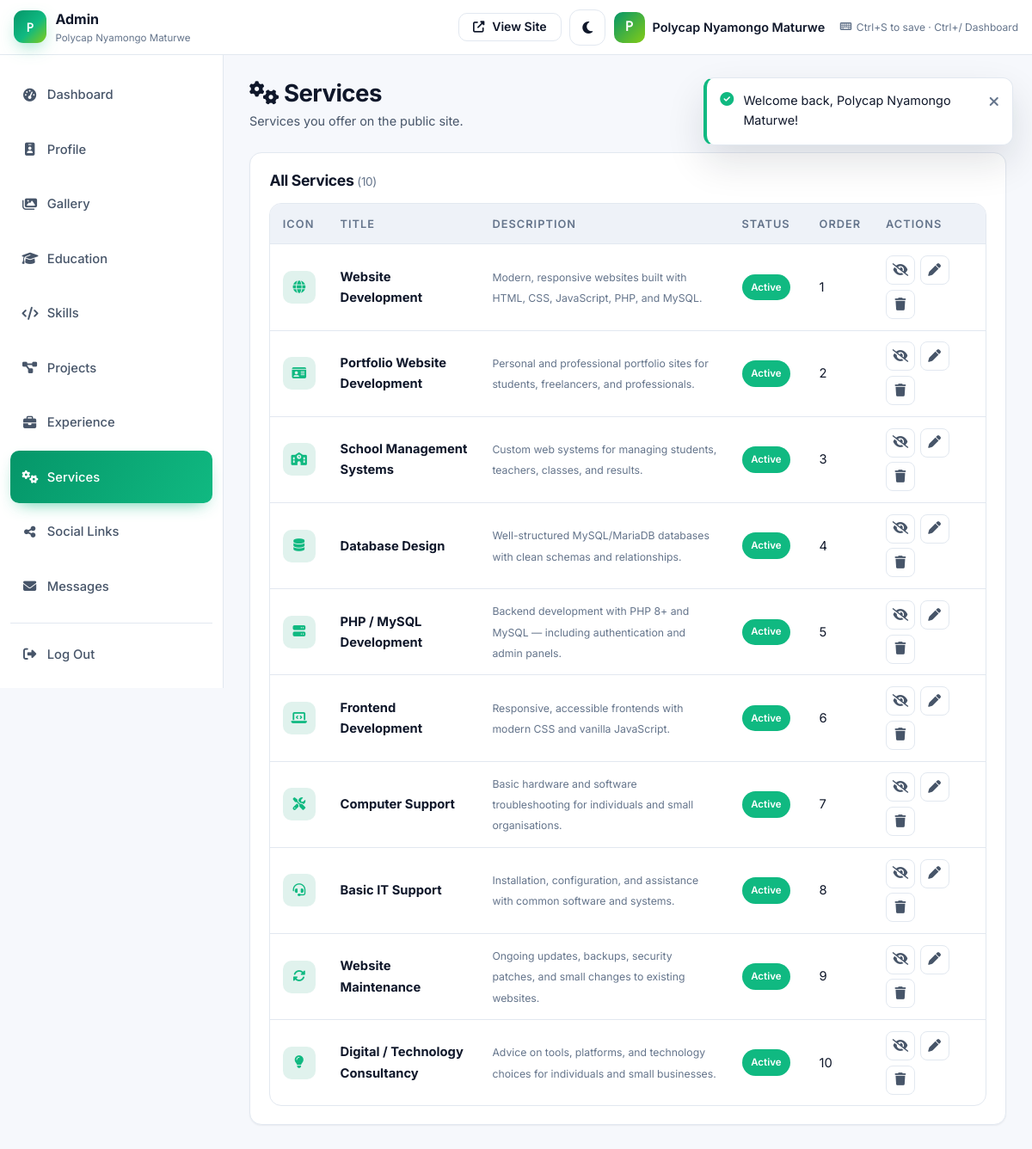
Screenshot of /admin/services.php (signed in) with the database file from the repository.
### tables this page shows
CREATE TABLE `services` (
  `id`            INT UNSIGNED NOT NULL AUTO_INCREMENT,
  `title`         VARCHAR(120) NOT NULL,
  `description`   TEXT         DEFAULT NULL,
  `icon_class`    VARCHAR(80)  NOT NULL DEFAULT 'fa-cogs',
  `display_order` INT          NOT NULL DEFAULT 0,
  `is_active`     TINYINT(1)   NOT NULL DEFAULT 1,
  `created_at`    TIMESTAMP    NOT NULL DEFAULT CURRENT_TIMESTAMP,
  `updated_at`    TIMESTAMP    NOT NULL DEFAULT CURRENT_TIMESTAMP ON UPDATE CURRENT_TIMESTAMP,
  PRIMARY KEY (`id`)
);

### includes/functions.php (called while the page is built, shortened)
<?php
function e($value): string
{
    return htmlspecialchars((string)($value ?? ''), ENT_QUOTES | ENT_SUBSTITUTE, 'UTF-8');
}
function clean($value): string
{
    return trim((string)($value ?? ''));
}
function url(string $path = '/'): string
{
    $base = rtrim(APP_URL, '/');
    return $base . '/' . ltrim($path, '/');
}
function excerpt(?string $text, int $length = 120): string
{
    $text = trim((string)$text);
    if (mb_strlen($text) <= $length) return $text;
    return mb_substr($text, 0, $length - 1) . '…';
}

### admin/services.php (the view, shortened to what this page needs)
<?php
$pdo    = getDB();
$action = clean($_GET['action'] ?? 'list');
$rows = $pdo->query('SELECT * FROM services ORDER BY display_order, id')->fetchAll();
$editing = null;
$iconSuggestions = [
    ['fas fa-globe',         'Website'],
    ['fas fa-id-card',       'Portfolio'],
    ['fas fa-school',        'School Sys'],
    ['fas fa-database',      'Database'],
    ['fas fa-server',        'Backend'],
    ['fas fa-laptop-code',   'Frontend'],
    ['fas fa-tools',         'Support'],
    ['fas fa-headset',       'IT Help'],
    ['fas fa-sync-alt',      'Maintenance'],
    ['fas fa-lightbulb',     'Consulting'],
    ['fas fa-mobile-alt',    'Mobile'],
    ['fas fa-shield-alt',    'Security'],
    ['fas fa-code',          'Code'],
    ['fas fa-cloud',         'Cloud'],
    ['fas fa-rocket',        'Launch'],
    ['fas fa-chart-line',    'Analytics'],
];
require_once __DIR__ . '/partials/admin_header.php';
require_once __DIR__ . '/partials/admin_sidebar.php';
?>
<div class="admin-page-head">
    <div>
        <h1><i class="fas fa-cogs"></i> Services</h1>
        <p>Services you offer on the public site.</p>
    </div>
    <div class="actions">
        <?php if ($action === 'list'): ?>
            <a href="<?= url('/admin/services.php?action=new') ?>" class="btn btn--primary btn--sm">
            </a>
        <?php else: ?>
            <a href="<?= url('/admin/services.php') ?>" class="btn btn--ghost btn--sm">
                <i class="fas fa-list"></i> Back to list
            </a>
        <?php endif; ?>
    </div>
</div>
<?php if ($action === 'new' || $action === 'edit'): ?>
    <?php
      $val = function (string $key, $default = '') use ($editing) {
          if (old($key) !== '') return old($key);
          return $editing[$key] ?? $default;
      };
      $curIcon = $val('icon_class', 'fas fa-cogs');
    ?>
    <form method="post" class="panel">
        <?= csrfField() ?>
        <input type="hidden" name="form_action" value="save">
        <input type="hidden" name="id" value="<?= (int)($editing['id'] ?? 0) ?>">
        <div class="panel__head">
            <h2><?= $action === 'edit' ? 'Edit' : 'New' ?> Service</h2>
        </div>
        <div class="admin-form">
            <div class="grid-2">
                <div class="form-group">
                    <label for="title">Title *</label>
                    <input class="form-control" type="text" id="title" name="title"
                           value="<?= e($val('title')) ?>" required maxlength="120">
                </div>
                <div class="form-group" style="max-width:220px">
                    <label for="display_order">Display Order</label>
                    <input class="form-control" type="number" id="display_order" name="display_order"
                           value="<?= e($val('display_order', '0')) ?>">
                </div>
            </div>
            <div class="form-group">
                <label for="description">Description</label>
                <textarea class="form-control" id="description" name="description" rows="3"><?= e($val('description')) ?></textarea>
            </div>
            <div class="form-group">
                <label for="icon_class">Icon</label>
                <div class="grid-2" style="align-items:center;">
                    <div style="display:flex;align-items:center;gap:1rem;">
                        <div class="img-preview__thumb" id="iconPreview" style="font-size:1.6rem;color:var(--brand-2);">
                            <i class="<?= e($curIcon) ?>"></i>
                        </div>
                        <input class="form-control" type="text" id="icon_class" name="icon_class"
                               value="<?= e($curIcon) ?>" placeholder="fas fa-cogs"
                               oninput="document.querySelector('#iconPreview i').className = this.value;">
                    </div>
                </div>
                <div class="hint">Click a suggestion below to fill the field. Font Awesome class names.</div>
                <div style="display:flex;flex-wrap:wrap;gap:.4rem;margin-top:.6rem;">
                    <?php foreach ($iconSuggestions as [$cls, $label]): ?>
                        <button type="button" class="chip icon-pick"
                                data-icon="<?= e($cls) ?>"
                                title="<?= e($label) ?>"
                                style="cursor:pointer;border:1px solid var(--border);padding:.35rem .65rem;">
                            <i class="<?= e($cls) ?>"></i> <span><?= e($label) ?></span>
                        </button>
                    <?php endforeach; ?>
                </div>
            </div>
            <div class="form-group">
                <label>Status</label>
                <label style="display:flex;align-items:center;gap:.5rem;font-weight:500;color:var(--text);">
                    <input type="checkbox" name="is_active" value="1"
                           <?= ($action === 'new' || (int)$val('is_active', 1)) ? 'checked' : '' ?>>
                    Show on public site
                </label>
            </div>
        </div>
        <div class="admin-form-actions">
            <button type="submit" class="btn btn--primary">
                <i class="fas fa-save"></i> <?= $action === 'edit' ? 'Update' : 'Create' ?>
            </button>
            <a href="<?= url('/admin/services.php') ?>" class="btn btn--ghost">Cancel</a>
        </div>
    </form>
    <script>
    document.querySelectorAll('.icon-pick').forEach(btn => {
        btn.addEventListener('click', () => {
            const cls = btn.dataset.icon;
            const input = document.getElementById('icon_class');
            input.value = cls;
            document.querySelector('#iconPreview i').className = cls;
        });
    });
    </script>
<?php else: ?>
    <div class="panel">
        <div class="panel__head">
            <h2>
                All Services
                <span class="muted" style="font-weight:400;font-size:.85rem;">(<?= count($rows) ?>)</span>
            </h2>
        </div>
        <?php if ($rows): ?>
            <div class="table-wrap">
                <table class="admin-table">
                    <thead>
                        <tr>
                            <th style="width:50px;">Icon</th>
                            <th>Title</th>
                            <th>Description</th>
                            <th style="width:90px;">Status</th>
                            <th style="width:70px;">Order</th>
                            <th style="width:130px;">Actions</th>
                        </tr>
                    </thead>
                    <tbody>
                        <?php foreach ($rows as $r): ?>
                            <tr>
                                <td>
                                    <div style="width:38px;height:38px;border-radius:10px;display:grid;place-items:center;background:color-mix(in srgb,var(--brand-1) 12%, transparent);color:var(--brand-2);">
                                        <i class="<?= e($r['icon_class'] ?: 'fas fa-cogs') ?>"></i>
                                    </div>
                                </td>
                                <td><strong><?= e($r['title']) ?></strong></td>
                                <td><small class="muted"><?= e(excerpt($r['description'] ?? '', 90)) ?></small></td>
                                <td>
                                    <?php if ((int)$r['is_active']): ?>
                                        <span class="badge" style="background:#10b981;color:#fff;border-color:transparent;">Active</span>
                                    <?php else: ?>
                                        <span class="badge">Hidden</span>
                                    <?php endif; ?>
                                </td>
                                <td><?= (int)$r['display_order'] ?></td>
                                <td>
                                    <div class="row-actions">
                                        <form method="post" action="<?= url('/admin/services.php') ?>" style="display:inline">
                                            <button type="submit" class="btn-icon" title="<?= $r['is_active'] ? 'Hide' : 'Activate' ?>">
                                                <i class="fas <?= $r['is_active'] ? 'fa-eye-slash' : 'fa-eye' ?>"></i>
                                            </button>
                                        </form>
                                        <a class="btn-icon"
                                           href="<?= url('/admin/services.php?action=edit&id=' . (int)$r['id']) ?>"
                                           title="Edit">
                                            <i class="fas fa-pen"></i>
                                        </a>
                                        <form method="post"
                                              action="<?= url('/admin/services.php') ?>"
                                              style="display:inline"
                                              onsubmit="return confirm('Delete this service?');">
                                            <button type="submit" class="btn-icon btn-icon--danger" title="Delete">
                                                <i class="fas fa-trash"></i>
                                            </button>
                                        </form>
                                    </div>
                                </td>
                            </tr>
                        <?php endforeach; ?>
                    </tbody>
                </table>
            </div>
        <?php endif; ?>
    </div>
<?php endif; ?>
<?php require_once __DIR__ . '/partials/admin_footer.php'; ?>

### rows the page displays
services: title "Website Development", description "Modern, responsive websites built with HTML, CSS, JavaScript, PHP, and MySQL.", is_active "Active", display_order "1"
services: title "Portfolio Website Development", description "Personal and professional portfolio sites for students, freelancers, and professionals.", is_active "Active", display_order "2"
services: title "School Management Systems", description "Custom web systems for managing students, teachers, classes, and results.", is_active "Active", display_order "3"
services: title "Database Design", description "Well-structured MySQL/MariaDB databases with clean schemas and relationships.", is_active "Active", display_order "4"
services: title "PHP / MySQL Development", description "Backend development with PHP 8+ and MySQL — including authentication and admin panels.", is_active "Active", display_order "5"
services: title "Frontend Development", description "Responsive, accessible frontends with modern CSS and vanilla JavaScript.", is_active "Active", display_order "6"
services: title "Computer Support", description "Basic hardware and software troubleshooting for individuals and small organisations.", is_active "Active", display_order "7"
services: title "Basic IT Support", description "Installation, configuration, and assistance with common software and systems.", is_active "Active", display_order "8"
services: title "Website Maintenance", description "Ongoing updates, backups, security patches, and small changes to existing websites.", is_active "Active", display_order "9"
services: title "Digital / Technology Consultancy", description "Advice on tools, platforms, and technology choices for individuals and small businesses.", is_active "Active", display_order "10"

### other values shown
mb_strtoupper(mb_substr($user['full_name'] ?? 'A', 0, 1)) "P"
APP_NAME "Polycap Nyamongo Maturwe"
$user['full_name'] "Polycap Nyamongo Maturwe"
$it['label'] "Dashboard"
$it['label'] "Profile"
$it['label'] "Gallery"
$it['label'] "Education"
$it['label'] "Skills"
$it['label'] "Projects"
$it['label'] "Experience"
$it['label'] "Services"
$it['label'] "Social Links"
$it['label'] "Messages"
count($rows) "10"
